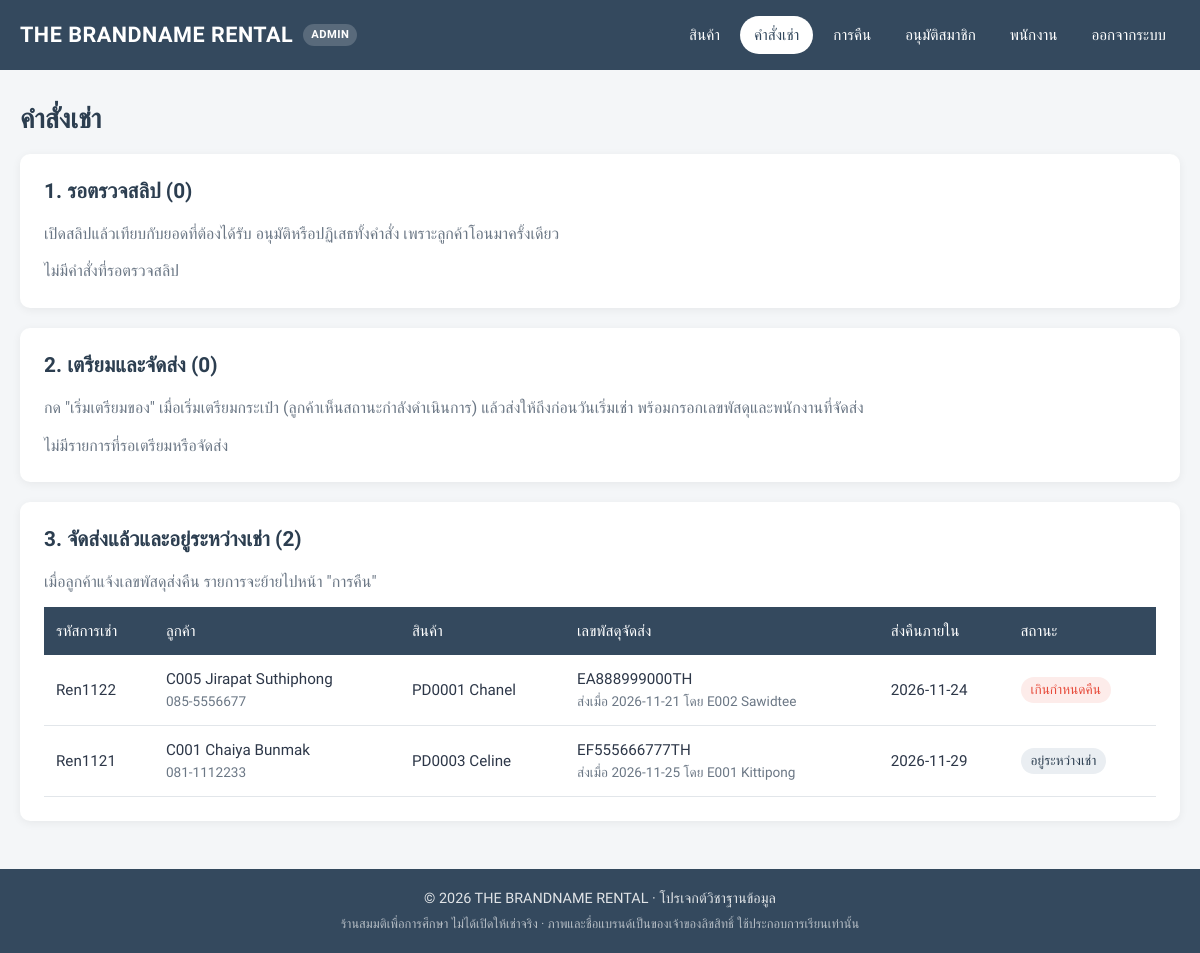
/project/admin/orders.php (signed in), run on an earlier commit of the app's database.
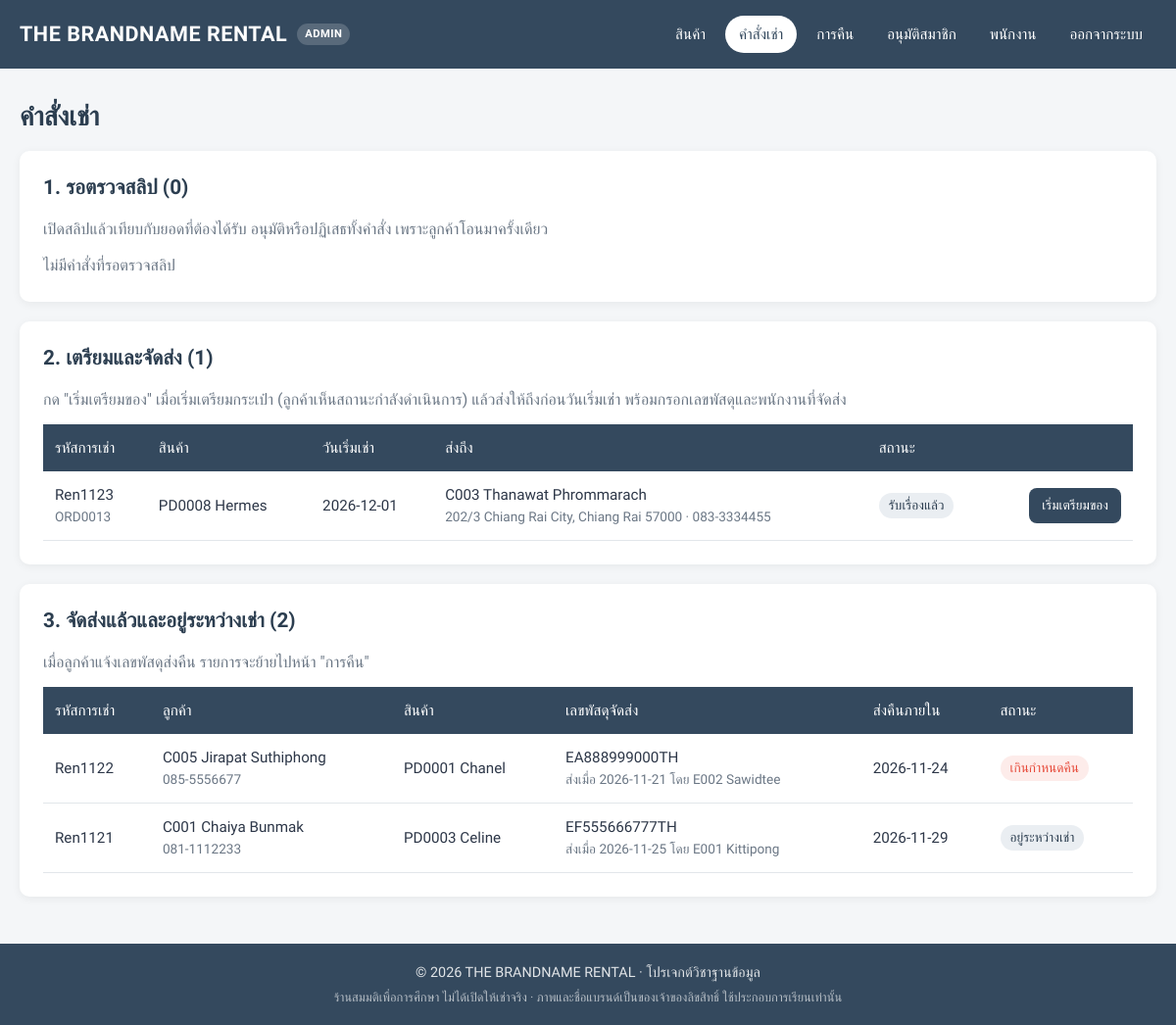
And on a later commit of the database.
### tables this page shows
CREATE TABLE rentals (
    rental_id     VARCHAR(50) PRIMARY KEY,
    order_id      VARCHAR(50) NOT NULL,
    product_id    VARCHAR(50) NOT NULL,
    employees_id  VARCHAR(50) NULL,
    track_rentals VARCHAR(50) NULL,
    rental_date   DATE        NOT NULL,
    rental_days   INT         NOT NULL,
    due_date      DATE AS (rental_date + INTERVAL rental_days DAY) STORED,
    daily_price   INT         NOT NULL,
    deposit_fee   INT         NOT NULL,
    shipped_date  DATE        NULL,
    rental_status ENUM('Pending', 'Accepted', 'Preparing', 'Shipped', 'Returning', 'Received', 'Completed', 'Deducted', 'Cancelled') NOT NULL DEFAULT 'Pending',
    INDEX idx_rentals_product_status (product_id, rental_status),
    FOREIGN KEY (order_id)     REFERENCES orders(order_id),
    FOREIGN KEY (product_id)   REFERENCES products(product_id),
    FOREIGN KEY (employees_id) REFERENCES employees(employees_id)
);

CREATE TABLE orders (
    order_id     VARCHAR(50)  PRIMARY KEY,
    customers_id VARCHAR(50)  NOT NULL,
    slip_file    VARCHAR(100) NULL,        
    created_at   DATETIME     NOT NULL DEFAULT CURRENT_TIMESTAMP,
    reviewed_at  DATETIME     NULL,        
    FOREIGN KEY (customers_id) REFERENCES customers(customers_id)
);

CREATE TABLE customers (
    customers_id        VARCHAR(50)  PRIMARY KEY,
    customers_firstname VARCHAR(50),
    customers_lastname  VARCHAR(50),
    gender              VARCHAR(50),
    customers_member    VARCHAR(10)  NOT NULL DEFAULT 'no',    
    member_until        DATE         NULL,                     
    phonenumber         VARCHAR(15),
    email               VARCHAR(100) NOT NULL UNIQUE,
    address             VARCHAR(200),
    postal_code         VARCHAR(10),
    password            VARCHAR(255) NOT NULL
);

CREATE TABLE products (
    product_id         VARCHAR(50) PRIMARY KEY,
    brand              VARCHAR(50),
    details            VARCHAR(100),
    daily_rental_price INT,
    image              VARCHAR(100) NULL    
);

CREATE TABLE employees (
    employees_id        VARCHAR(50) PRIMARY KEY,
    employees_firstname VARCHAR(50),
    employees_lastname  VARCHAR(50),
    gender              VARCHAR(50),
    department          VARCHAR(50) NOT NULL,
    phonenumber         VARCHAR(15),
    salary              INT
);

### project/admin/orders.php (the view, shortened to what the changed rows need)
<?php
require_once '../includes/db.php';
$rental_columns = "r.rental_id, r.order_id, r.product_id, p.brand, r.rental_date, r.rental_days, r.due_date,
    r.daily_price, r.deposit_fee, r.track_rentals, r.shipped_date, r.rental_status, r.employees_id,
    o.customers_id, o.slip_file, o.created_at, c.customers_firstname, c.customers_lastname, c.address, c.postal_code, c.phonenumber";
$rental_from = "FROM rentals r
    JOIN orders o ON o.order_id = r.order_id
    JOIN customers c ON c.customers_id = o.customers_id
    LEFT JOIN products p ON p.product_id = r.product_id";
$pending_orders = [];
$out_statuses = "'" . implode("','", OUT_STATUSES) . "'";
$to_ship = $conn->query("SELECT $rental_columns,
    (SELECT x.rental_id FROM rentals x WHERE x.product_id = r.product_id AND x.rental_id <> r.rental_id
        AND x.rental_status IN ($out_statuses) ORDER BY x.rental_date LIMIT 1) AS bag_out
    $rental_from WHERE r.rental_status IN ('Accepted', 'Preparing') ORDER BY r.rental_date, r.rental_id")->fetch_all(MYSQLI_ASSOC);
$on_rent = $conn->query("SELECT $rental_columns, e.employees_firstname $rental_from
    LEFT JOIN employees e ON e.employees_id = r.employees_id
    WHERE r.rental_status = 'Shipped' ORDER BY r.due_date, r.rental_id")->fetch_all(MYSQLI_ASSOC);
$customer_name = fn(array $row) => $row['customers_id'] . ' ' . $row['customers_firstname'] . ' ' . $row['customers_lastname'];
page_start('คำสั่งเช่า', 'admin', 'orders');
?>
<h1>คำสั่งเช่า</h1>
<div class="stack">
    <section class="card">
        <h2>1. รอตรวจสลิป (<?php echo count($pending_orders); ?>)</h2>
    </section>
    <section class="card">
        <h2>2. เตรียมและจัดส่ง (<?php echo count($to_ship); ?>)</h2>
        <p class="muted">กด "เริ่มเตรียมของ" เมื่อเริ่มเตรียมกระเป๋า (ลูกค้าเห็นสถานะกำลังดำเนินการ) แล้วส่งให้ถึงก่อนวันเริ่มเช่า พร้อมกรอกเลขพัสดุและพนักงานที่จัดส่ง</p>
        <?php if ($to_ship): ?>
            <div class="table-wrap">
                <table class="table">
                    <thead>
                        <tr>
                            <th>รหัสการเช่า</th>
                            <th>สินค้า</th>
                            <th>วันเริ่มเช่า</th>
                            <th>ส่งถึง</th>
                            <th>สถานะ</th>
                            <th class="text-right"></th>
                        </tr>
                    </thead>
                    <tbody>
                        <?php foreach ($to_ship as $row): ?>
                            <tr>
                                <td><?php echo e($row['rental_id']); ?><div class="hint"><?php echo e($row['order_id']); ?></div></td>
                                <td><?php echo e($row['product_id'] . ' ' . $row['brand']); ?></td>
                                <td><?php echo e($row['rental_date']); ?></td>
                                <td><?php echo e($customer_name($row)); ?><div class="hint"><?php echo e($row['address'] . ' ' . $row['postal_code'] . ' · ' . $row['phonenumber']); ?></div></td>
                                <td>
                                    <?php echo status_badge($row); ?>
                                </td>
                                <td>
                                    <?php if ($row['rental_status'] === 'Accepted'): ?>
                                        <form method="POST" class="ship-form">
                                            <button type="submit" name="action" value="prepare" class="btn btn-sm">เริ่มเตรียมของ</button>
                                        </form>
                                    <?php endif; ?>
                                </td>
                            </tr>
                        <?php endforeach; ?>
                    </tbody>
                </table>
            </div>
        <?php else: ?>
            <p class="muted">ไม่มีรายการที่รอเตรียมหรือจัดส่ง</p>
        <?php endif; ?>
    </section>
    <section class="card">
        <h2>3. จัดส่งแล้วและอยู่ระหว่างเช่า (<?php echo count($on_rent); ?>)</h2>
        <?php if ($on_rent): ?>
            <div class="table-wrap">
                <table class="table">
                    <thead>
                        <tr>
                            <th>รหัสการเช่า</th>
                            <th>ลูกค้า</th>
                            <th>สินค้า</th>
                            <th>เลขพัสดุจัดส่ง</th>
                            <th>ส่งคืนภายใน</th>
                            <th>สถานะ</th>
                        </tr>
                    </thead>
                    <tbody>
                        <?php foreach ($on_rent as $row): ?>
                            <tr>
                                <td><?php echo e($row['rental_id']); ?></td>
                                <td><?php echo e($customer_name($row)); ?><div class="hint"><?php echo e($row['phonenumber']); ?></div></td>
                                <td><?php echo e($row['product_id'] . ' ' . $row['brand']); ?></td>
                                <td><?php echo e($row['track_rentals']); ?><div class="hint">ส่งเมื่อ <?php echo e($row['shipped_date']); ?> โดย <?php echo e($row['employees_id'] . ' ' . $row['employees_firstname']); ?></div></td>
                                <td><?php echo e($row['due_date']); ?></td>
                                <td><?php echo status_badge($row); ?></td>
                            </tr>
                        <?php endforeach; ?>
                    </tbody>
                </table>
            </div>
        <?php else: ?>
            <p class="muted">ไม่มีกระเป๋าที่อยู่ระหว่างเช่า</p>
        <?php endif; ?>
    </section>
</div>
<?php page_end(); ?>

### project/includes/layout.php (shortened to what the changed rows need)
<?php
function page_base(string $area): string
{
    return $area === 'admin' ? '../' : '';
}
function page_start(string $title, string $area = 'shop', string $active = ''): void
{
    $base = page_base($area);
    $nav = $area === 'admin' ? admin_nav() : shop_nav();
    ?>
<!DOCTYPE html>
<html lang="th">
<head>
    <link rel="stylesheet" href="<?php echo $base; ?>assets/css/style.css">
</head>
<body class="area-<?php echo e($area); ?>">
<header class="site-header">
    <div class="container header-inner">
        <nav class="nav">
            <?php foreach ($nav as $item): ?>
                <?php if (isset($item['post'])): ?>
                    <form method="POST" action="<?php echo e($item['post']); ?>" class="nav-form">
                        <button type="submit" class="nav-link"><?php echo e($item['label']); ?></button>
                    </form>
                <?php else: ?>
                    <a class="nav-link<?php echo $item['key'] === $active ? ' active' : ''; ?>" href="<?php echo e($item['href']); ?>"><?php echo e($item['label']); ?></a>
                <?php endif; ?>
            <?php endforeach; ?>
        </nav>
    </div>
</header>
<main class="container page">
    <?php
}
function page_end(): void
{
    ?>
</main>
</body>
</html>
    <?php
}
function admin_nav(): array
{
    return [
        ['key' => 'products', 'label' => 'สินค้า', 'href' => 'index.php'],
        ['key' => 'orders', 'label' => 'คำสั่งเช่า', 'href' => 'orders.php'],
        ['key' => 'returns', 'label' => 'การคืน', 'href' => 'returns.php'],
        ['key' => 'members', 'label' => 'อนุมัติสมาชิก', 'href' => 'members.php'],
        ['key' => 'employees', 'label' => 'พนักงาน', 'href' => 'employees.php'],
        ['key' => 'logout', 'label' => 'ออกจากระบบ', 'post' => 'logout.php'],
    ];
}

### project/includes/helpers.php (shortened to what the changed rows need)
<?php
function e($value): string
{
    return htmlspecialchars((string) ($value ?? ''), ENT_QUOTES, 'UTF-8');
}
function rental_stage(array $rental): string
{
    $status = $rental['rental_status'];
    if ($status === 'Shipped' && $rental['rental_date'] <= date('Y-m-d')) {
        return 'OnRent';
    }
    return $status;
}
function status_badge(array $rental): string
{
    [$label, $tone] = RENTAL_STATUS[rental_stage($rental)] ?? [$rental['rental_status'], 'pending'];
    if (is_overdue($rental)) {
        [$label, $tone] = ['เกินกำหนดคืน', 'danger'];
    }
    return '<span class="badge badge-' . $tone . '">' . e($label) . '</span>';
}
function is_overdue(array $rental): bool
{
    return ($rental['rental_status'] ?? '') === 'Shipped' && $rental['due_date'] < date('Y-m-d');
}

What changed in the data, as far as the page shows it:
now on this page (row edited): rentals: rental_id "Ren1123", order "ORD0013", product.brand "PD0008 Hermes", rental_date "2026-12-01", order.customers_lastname "C003 Thanawat Phrommarach", customers.address+postal_code+phonenumber "202/3 Chiang Rai City, Chiang Rai 57000 · 083-3334455", label "รับเรื่องแล้ว", shown under "2. เตรียมและจัดส่ง (1)"
Also different on the page:
count($to_ship): "0" → "1"
text no longer shown: "ไม่มีรายการที่รอเตรียมหรือจัดส่ง"
text now shown: "รหัสการเช่า สินค้า วันเริ่มเช่า ส่งถึง สถานะ"
